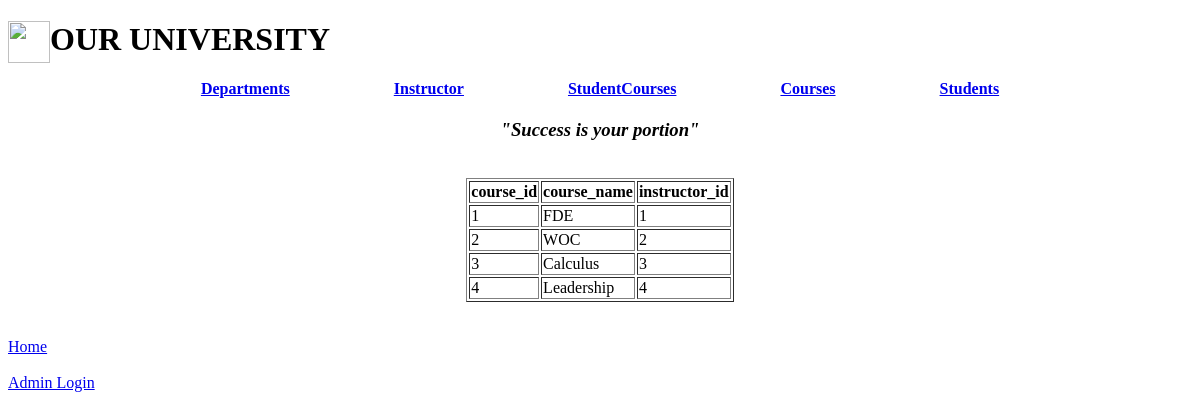
Screenshot of /courses with the database file from the repository.
### universitydb.py (models this page shows, shortened)
class Courses(db.Model):
    course_id = db.Column(db.Integer,primary_key=True)
    instructor_id = db.Column(db.Integer, db.ForeignKey("instructors.Instructor_id"))
    course_name = db.Column(db.String(500))

### universitydb.py (the view, shortened to what this page needs)
@webapp.route("/courses", methods=["GET","POST"])
def course():
    courses = Courses.query.all()
    return render_template("course.html",courses=courses)

### templates/course.html (shortened to what this page needs)
{% extends "parent.html" %}
{% block body %}
   <table align=center border ="1">
       <tr>
           <th>course_id</th>
           <th>course_name</th>
           <th>instructor_id</th>
       </tr>
       {%for course in courses %}
           <tr>
               <td>{{course.course_id}}</td>
               <td>{{course.course_name}}</td>
               <td>{{course.instructor_id}}</td>
           </tr>
       {%endfor%}
   </table><br/><br/>
   <a href="/">Home</a><br/><br/>
   <a href="/clogin">Admin Login</a>
{% endblock %}

### templates/course.html (style rules this page uses)
body { background-image: url("https://i.pinimg.com/originals/bf/fe/ed/bffeedff5331ec32b734faeee26ff2fe.jpg"); background-repeat: no-repeat; background-attachment: fixed; background-size: cover; }

### rows the page displays
Courses: course_id "1", course_name "FDE", instructor_id "1"
Courses: course_id "2", course_name "WOC", instructor_id "2"
Courses: course_id "3", course_name "Calculus", instructor_id "3"
Courses: course_id "4", course_name "Leadership", instructor_id "4"
